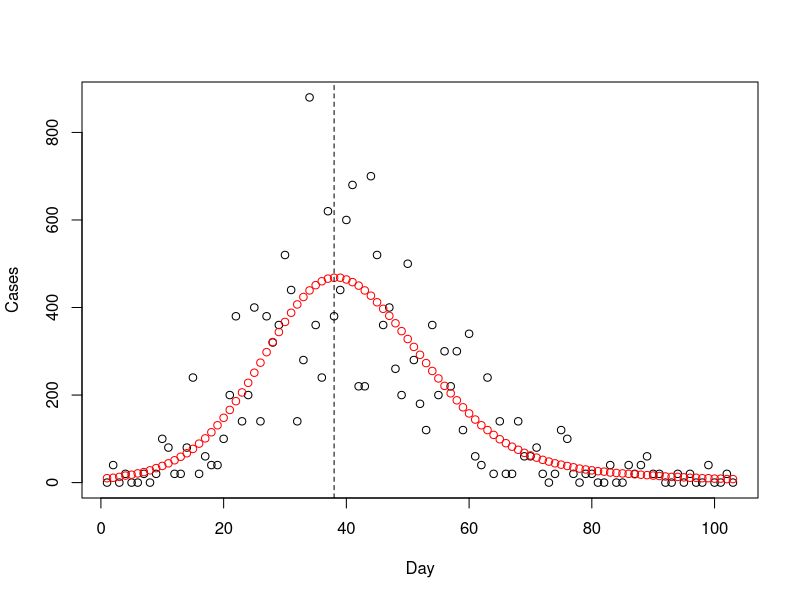

The R source for this figure:
library(mgcv)

devon_cases <- read.csv("devon_cases.csv")
devon_cases$new_cases <- c(0,diff(devon_cases$cumulative_cases))
devon_cases$devon_date <- as.numeric(as.Date(devon_cases$date))
devon_cases <- as.data.frame(devon_cases)


gam_Devon <- mgcv::gam(new_cases ~ s(devon_date, bs = "cr"), data = devon_cases,family = nb())
plot(devon_cases$new_cases*20,  ylab="Cases", xlab = "Day")
points(round(fitted.values(gam_Devon)*20), col = "red")
abline(v = 38, lty = "dashed")
gam_cases <- round(fitted.values(gam_Devon)*20)
write.csv(gam_cases, "gam_cases.csv")

          